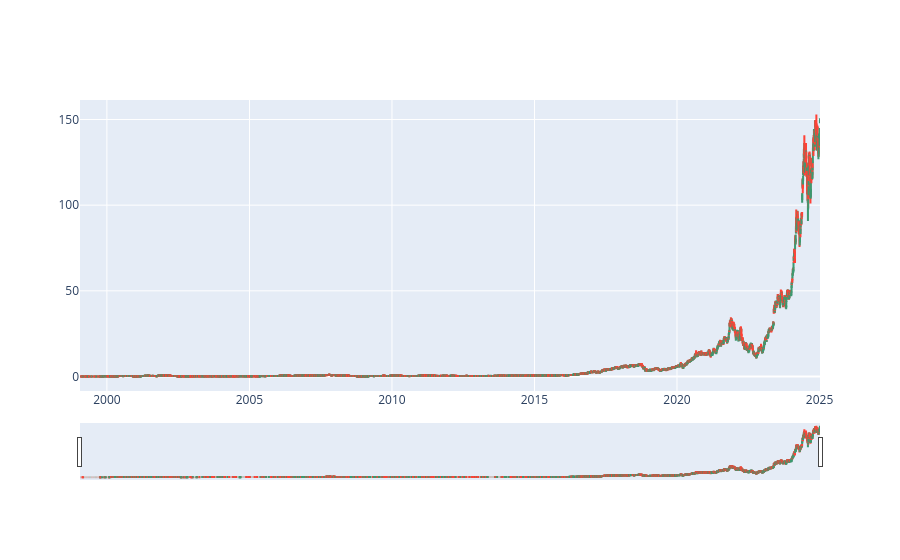

The notebook cell this image was saved under:
### Code cell
# pyo.init_notebook_mode()
# pio.renderers.default = "notebook"
df = df_NVDA
df.columns = df.columns.droplevel(1)

fig = go.Figure(data=[go.Candlestick(x=df.index,
                open=df['Open'],
                high=df['High'],
                low=df['Low'],
                close=df['Close'])])

fig.show()

### Figure 1 — Plotly figure (JSON) as saved in the notebook; plotly's stock layout.template omitted (floating-point values rounded to 4 significant figures; data arrays with more than 128 entries replaced by an {"elided": "..."} marker saying what was removed)
{"data": [{"close": {"elided": "6531 float values"}, "high": {"elided": "6531 float values"}, "low": {"elided": "6531 float values"}, "open": {"elided": "6531 float values"}, "type": "candlestick", "x": {"elided": "6531 str values"}}], "layout": {}}
